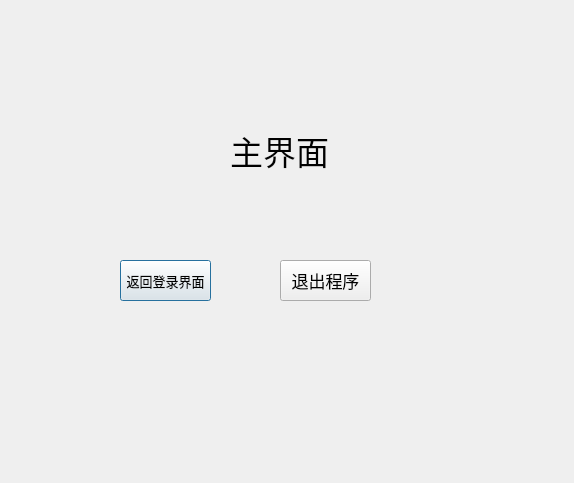
<?xml version="1.0" encoding="UTF-8"?>
<ui version="4.0">
 <class>MyDialog</class>
 <widget class="QDialog" name="MyDialog">
  <property name="geometry">
   <rect>
    <x>0</x>
    <y>0</y>
    <width>574</width>
    <height>483</height>
   </rect>
  </property>
  <property name="windowTitle">
   <string>Dialog</string>
  </property>
  <widget class="QLabel" name="label">
   <property name="geometry">
    <rect>
     <x>230</x>
     <y>130</y>
     <width>111</width>
     <height>41</height>
    </rect>
   </property>
   <property name="font">
    <font>
     <pointsize>25</pointsize>
    </font>
   </property>
   <property name="text">
    <string>主界面</string>
   </property>
  </widget>
  <widget class="QPushButton" name="pushButton">
   <property name="geometry">
    <rect>
     <x>120</x>
     <y>260</y>
     <width>91</width>
     <height>41</height>
    </rect>
   </property>
   <property name="font">
    <font>
     <pointsize>10</pointsize>
    </font>
   </property>
   <property name="text">
    <string>返回登录界面</string>
   </property>
  </widget>
  <widget class="QPushButton" name="pushButton_2">
   <property name="geometry">
    <rect>
     <x>280</x>
     <y>260</y>
     <width>91</width>
     <height>41</height>
    </rect>
   </property>
   <property name="font">
    <font>
     <pointsize>13</pointsize>
    </font>
   </property>
   <property name="text">
    <string>退出程序</string>
   </property>
  </widget>
 </widget>
 <resources/>
 <connections>
  <connection>
   <sender>pushButton_2</sender>
   <signal>clicked()</signal>
   <receiver>MyDialog</receiver>
   <slot>reject()</slot>
   <hints>
    <hint type="sourcelabel">
     <x>310</x>
     <y>280</y>
    </hint>
    <hint type="destinationlabel">
     <x>341</x>
     <y>201</y>
    </hint>
   </hints>
  </connection>
 </connections>
</ui>
